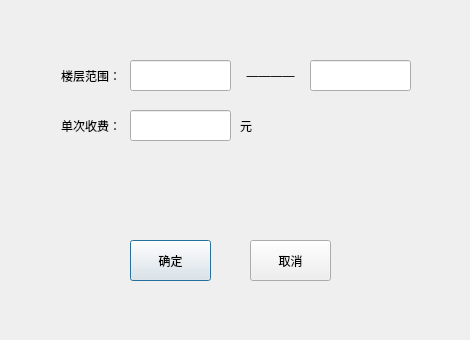
<?xml version="1.0" encoding="UTF-8"?>
<ui version="4.0">
 <class>AddChargeStdDlg</class>
 <widget class="QDialog" name="AddChargeStdDlg">
  <property name="geometry">
   <rect>
    <x>0</x>
    <y>0</y>
    <width>470</width>
    <height>340</height>
   </rect>
  </property>
  <property name="windowTitle">
   <string>添加新收费标准</string>
  </property>
  <widget class="QLineEdit" name="lineEditFloorDown">
   <property name="geometry">
    <rect>
     <x>130</x>
     <y>60</y>
     <width>101</width>
     <height>31</height>
    </rect>
   </property>
   <property name="alignment">
    <set>Qt::AlignCenter</set>
   </property>
  </widget>
  <widget class="QPushButton" name="pushBtnOK">
   <property name="geometry">
    <rect>
     <x>130</x>
     <y>240</y>
     <width>81</width>
     <height>41</height>
    </rect>
   </property>
   <property name="text">
    <string>确定</string>
   </property>
   <property name="default">
    <bool>true</bool>
   </property>
  </widget>
  <widget class="QLabel" name="label">
   <property name="geometry">
    <rect>
     <x>20</x>
     <y>60</y>
     <width>101</width>
     <height>31</height>
    </rect>
   </property>
   <property name="text">
    <string>楼层范围：</string>
   </property>
   <property name="alignment">
    <set>Qt::AlignRight|Qt::AlignTrailing|Qt::AlignVCenter</set>
   </property>
  </widget>
  <widget class="QLabel" name="label_2">
   <property name="geometry">
    <rect>
     <x>20</x>
     <y>110</y>
     <width>101</width>
     <height>31</height>
    </rect>
   </property>
   <property name="text">
    <string>单次收费：</string>
   </property>
   <property name="alignment">
    <set>Qt::AlignRight|Qt::AlignTrailing|Qt::AlignVCenter</set>
   </property>
  </widget>
  <widget class="QPushButton" name="pushBtnCancel">
   <property name="geometry">
    <rect>
     <x>250</x>
     <y>240</y>
     <width>81</width>
     <height>41</height>
    </rect>
   </property>
   <property name="text">
    <string>取消</string>
   </property>
  </widget>
  <widget class="QLabel" name="label_3">
   <property name="geometry">
    <rect>
     <x>230</x>
     <y>60</y>
     <width>81</width>
     <height>31</height>
    </rect>
   </property>
   <property name="text">
    <string>————</string>
   </property>
   <property name="alignment">
    <set>Qt::AlignCenter</set>
   </property>
  </widget>
  <widget class="QLineEdit" name="lineEditFloorUp">
   <property name="geometry">
    <rect>
     <x>310</x>
     <y>60</y>
     <width>101</width>
     <height>31</height>
    </rect>
   </property>
   <property name="alignment">
    <set>Qt::AlignCenter</set>
   </property>
  </widget>
  <widget class="QLineEdit" name="lineEditFee">
   <property name="geometry">
    <rect>
     <x>130</x>
     <y>110</y>
     <width>101</width>
     <height>31</height>
    </rect>
   </property>
   <property name="alignment">
    <set>Qt::AlignCenter</set>
   </property>
  </widget>
  <widget class="QLabel" name="label_4">
   <property name="geometry">
    <rect>
     <x>240</x>
     <y>110</y>
     <width>31</width>
     <height>31</height>
    </rect>
   </property>
   <property name="text">
    <string>元</string>
   </property>
   <property name="alignment">
    <set>Qt::AlignLeading|Qt::AlignLeft|Qt::AlignVCenter</set>
   </property>
  </widget>
 </widget>
 <resources/>
 <connections/>
</ui>
